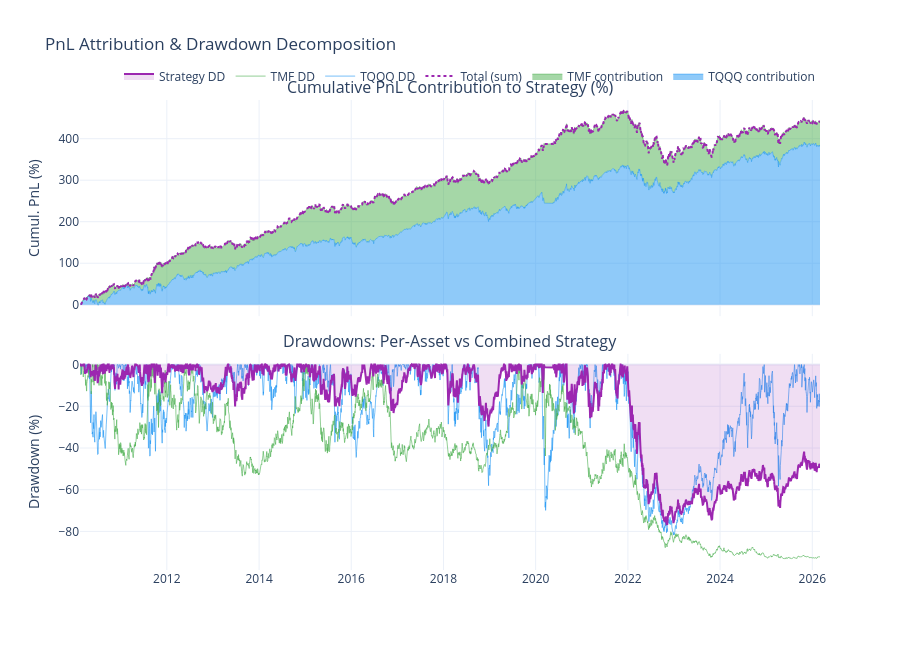

The code cell stored with this chart in its notebook:
### Code cell
# ====== PnL Contribution & Drawdown Decomposition ======

# Strategy PnL attribution: how much did each leg contribute?
# Weight history from strategy_results
w_tqqq_ts = strategy_results['weight_tqqq'].reindex(common_idx).ffill()
w_tmf_ts  = strategy_results['weight_tmf'].reindex(common_idx).ffill()

# Contribution = weight_prev_day × asset_return
tqqq_contrib = (w_tqqq_ts.shift(1) * tqqq_rets).dropna()
tmf_contrib  = (w_tmf_ts.shift(1) * tmf_rets).dropna()
total_contrib = tqqq_contrib + tmf_contrib

# Cumulative PnL contribution
tqqq_cum_pnl = tqqq_contrib.cumsum() * 100
tmf_cum_pnl  = tmf_contrib.cumsum() * 100
total_cum_pnl = total_contrib.cumsum() * 100

# Drawdowns per asset (standalone)
tqqq_dd = ((1 + tqqq_rets).cumprod() / (1 + tqqq_rets).cumprod().cummax() - 1) * 100
tmf_dd  = ((1 + tmf_rets).cumprod() / (1 + tmf_rets).cumprod().cummax() - 1) * 100
strat_dd = ((1 + strat_rets).cumprod() / (1 + strat_rets).cumprod().cummax() - 1) * 100

fig = make_subplots(rows=2, cols=1, shared_xaxes=True, vertical_spacing=0.08,
                    subplot_titles=('Cumulative PnL Contribution to Strategy (%)',
                                    'Drawdowns: Per-Asset vs Combined Strategy'))

# Panel 1: PnL contribution (stacked area)
fig.add_trace(go.Scatter(x=tqqq_cum_pnl.index, y=tqqq_cum_pnl,
    name='TQQQ contribution', stackgroup='pnl',
    line=dict(width=0.5, color='#2196F3'), fillcolor='rgba(33,150,243,0.5)',
    hovertemplate='TQQQ: %{y:.1f}%<extra></extra>'), row=1, col=1)
fig.add_trace(go.Scatter(x=tmf_cum_pnl.index, y=tmf_cum_pnl,
    name='TMF contribution', stackgroup='pnl',
    line=dict(width=0.5, color='#4CAF50'), fillcolor='rgba(76,175,80,0.5)',
    hovertemplate='TMF: %{y:.1f}%<extra></extra>'), row=1, col=1)
fig.add_trace(go.Scatter(x=total_cum_pnl.index, y=total_cum_pnl,
    name='Total (sum)', line=dict(color='#9C27B0', width=2, dash='dot'),
    hovertemplate='Total: %{y:.1f}%<extra></extra>'), row=1, col=1)
fig.update_yaxes(title_text='Cumul. PnL (%)', row=1, col=1)

# Panel 2: Drawdowns
fig.add_trace(go.Scatter(x=tqqq_dd.index, y=tqqq_dd,
    name='TQQQ DD', line=dict(color='#2196F3', width=1), opacity=0.6,
    hovertemplate='TQQQ: %{y:.1f}%<extra></extra>'), row=2, col=1)
fig.add_trace(go.Scatter(x=tmf_dd.index, y=tmf_dd,
    name='TMF DD', line=dict(color='#4CAF50', width=1), opacity=0.6,
    hovertemplate='TMF: %{y:.1f}%<extra></extra>'), row=2, col=1)
fig.add_trace(go.Scatter(x=strat_dd.index, y=strat_dd,
    name='Strategy DD', line=dict(color='#9C27B0', width=2),
    fill='tozeroy', fillcolor='rgba(156,39,176,0.15)',
    hovertemplate='Strategy: %{y:.1f}%<extra></extra>'), row=2, col=1)
fig.update_yaxes(title_text='Drawdown (%)', row=2, col=1)

fig.update_layout(height=650, template='plotly_white', hovermode='x unified',
                  title='PnL Attribution & Drawdown Decomposition',
                  legend=dict(orientation='h', yanchor='bottom', y=1.02, xanchor='right', x=1))
fig.show()

# Summary: Which asset drove returns?
print(f"Total PnL contribution:  TQQQ {tqqq_cum_pnl.iloc[-1]:+.0f}%  |  TMF {tmf_cum_pnl.iloc[-1]:+.0f}%  |  Combined {total_cum_pnl.iloc[-1]:+.0f}%")
print(f"Correlation benefit:     Strategy Sharpe {metrics_table.loc['Sharpe', 'Strategy (Rebal+Filter)']:.2f} "
      f"vs weighted avg {0.5 * metrics_table.loc['Sharpe', 'TQQQ'] + 0.5 * metrics_table.loc['Sharpe', 'TMF']:.2f}")
print(f"Max DD improvement:      Strategy {metrics_table.loc['Max DD (%)', 'Strategy (Rebal+Filter)']:.1f}% "
      f"vs TQQQ {metrics_table.loc['Max DD (%)', 'TQQQ']:.1f}% / TMF {metrics_table.loc['Max DD (%)', 'TMF']:.1f}%")

### Figure 1 — Plotly figure (JSON) as saved in the notebook; plotly's stock layout.template omitted (floating-point values rounded to 4 significant figures; data arrays with more than 128 entries replaced by an {"elided": "..."} marker saying what was removed)
{"data": [{"fillcolor": "rgba(33,150,243,0.5)", "hovertemplate": "TQQQ: %{y:.1f}%<extra></extra>", "line": {"color": "#2196F3", "width": 0.5}, "name": "TQQQ contribution", "stackgroup": "pnl", "type": "scatter", "x": {"elided": "4036 str values"}, "xaxis": "x", "y": {"elided": "4036 float values"}, "yaxis": "y"}, {"fillcolor": "rgba(76,175,80,0.5)", "hovertemplate": "TMF: %{y:.1f}%<extra></extra>", "line": {"color": "#4CAF50", "width": 0.5}, "name": "TMF contribution", "stackgroup": "pnl", "type": "scatter", "x": {"elided": "4036 str values"}, "xaxis": "x", "y": {"elided": "4036 float values"}, "yaxis": "y"}, {"hovertemplate": "Total: %{y:.1f}%<extra></extra>", "line": {"color": "#9C27B0", "dash": "dot", "width": 2}, "name": "Total (sum)", "type": "scatter", "x": {"elided": "4036 str values"}, "xaxis": "x", "y": {"elided": "4036 float values"}, "yaxis": "y"}, {"hovertemplate": "TQQQ: %{y:.1f}%<extra></extra>", "line": {"color": "#2196F3", "width": 1}, "name": "TQQQ DD", "opacity": 0.6, "type": "scatter", "x": {"elided": "4037 str values"}, "xaxis": "x2", "y": {"elided": "4037 float values"}, "yaxis": "y2"}, {"hovertemplate": "TMF: %{y:.1f}%<extra></extra>", "line": {"color": "#4CAF50", "width": 1}, "name": "TMF DD", "opacity": 0.6, "type": "scatter", "x": {"elided": "4037 str values"}, "xaxis": "x2", "y": {"elided": "4037 float values"}, "yaxis": "y2"}, {"fill": "tozeroy", "fillcolor": "rgba(156,39,176,0.15)", "hovertemplate": "Strategy: %{y:.1f}%<extra></extra>", "line": {"color": "#9C27B0", "width": 2}, "name": "Strategy DD", "type": "scatter", "x": {"elided": "4037 str values"}, "xaxis": "x2", "y": {"elided": "4037 float values"}, "yaxis": "y2"}], "layout": {"annotations": [{"font": {"size": 16}, "showarrow": false, "text": "Cumulative PnL Contribution to Strategy (%)", "x": 0.5, "xanchor": "center", "xref": "paper", "y": 1, "yanchor": "bottom", "yref": "paper"}, {"font": {"size": 16}, "showarrow": false, "text": "Drawdowns: Per-Asset vs Combined Strategy", "x": 0.5, "xanchor": "center", "xref": "paper", "y": 0.46, "yanchor": "bottom", "yref": "paper"}], "height": 650, "hovermode": "x unified", "legend": {"orientation": "h", "x": 1, "xanchor": "right", "y": 1.02, "yanchor": "bottom"}, "title": {"text": "PnL Attribution & Drawdown Decomposition"}, "xaxis": {"anchor": "y", "domain": [0, 1], "matches": "x2", "showticklabels": false}, "xaxis2": {"anchor": "y2", "domain": [0, 1]}, "yaxis": {"anchor": "x", "domain": [0.54, 1], "title": {"text": "Cumul. PnL (%)"}}, "yaxis2": {"anchor": "x2", "domain": [0, 0.46], "title": {"text": "Drawdown (%)"}}}}
